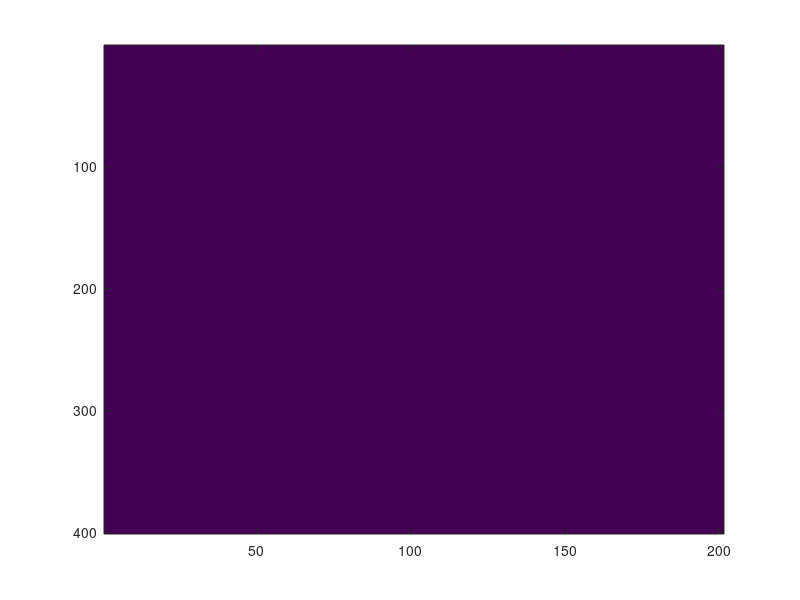

The MATLAB source for this figure:
hx = 0.01; hy = 0.01; Nx = 4/hx+1; Ny = 2/hy+1;
X0 = -1.99; Y0 = -1.99;
FXY = @(x,y) x.*x.*y - 2.*y;
FXcx = @(x,y)2.*x.*y;
FYcx = @(x,y)x.*x - 2;
% Tinh gia tri ham F
for i=1:Nx
      for j=1:Ny
       FF(i,j) = feval(FXY,X0+i*hx,Y0+j*hy);
      end
end
% Tinh dao ham chinh xac
for i=1:Nx
      for j=1:Ny
            DFXcx(i,j) = feval(FXcx, X0+i*hx,Y0+j*hy);
            DFYcx(i,j) = feval(FYcx, X0+i*hx,Y0+j*hy);
   end
end
% Tinh gan dung dung ham theo x
for i=1:Nx
for j=1:Ny
            if (i==1)
                   DFXgd(i,j) = (FF(i+1,j)-FF(i,j))/hx;
            elseif (i==Nx)
                   DFXgd(i,j) = (FF(i,j)-FF(i-1,j))/hx;
            else
                   DFXgd(i,j) = (FF(i+1,j)-FF(i-1,j))/(2*hx);
            end
      end
end
% Tinh gan dung dung ham theo y
for i=1:Nx
      for j=1:Ny
             if (j==1)
                   DFYgd(i,j) = (FF(i,j+1)-FF(i,j))/hy;
            elseif (j==Ny)
                   DFYgd(i,j) = (FF(i,j)-FF(i,j-1))/hy;
            else
                   DFYgd(i,j) = (FF(i,j+1)-FF(i,j-1))/(2*hy);
            end
   end
  end
% Tinh sai so dao ham
for i=1:Nx
      for j=1:Ny
            SaiSoDFX(i,j) = DFXcx(i,j) - DFXgd(i,j);
            SaiSoDFY(i,j) = DFYcx(i,j) - DFYgd(i,j);
   end
end
image(SaiSoDFX);
SaiSoDFX
